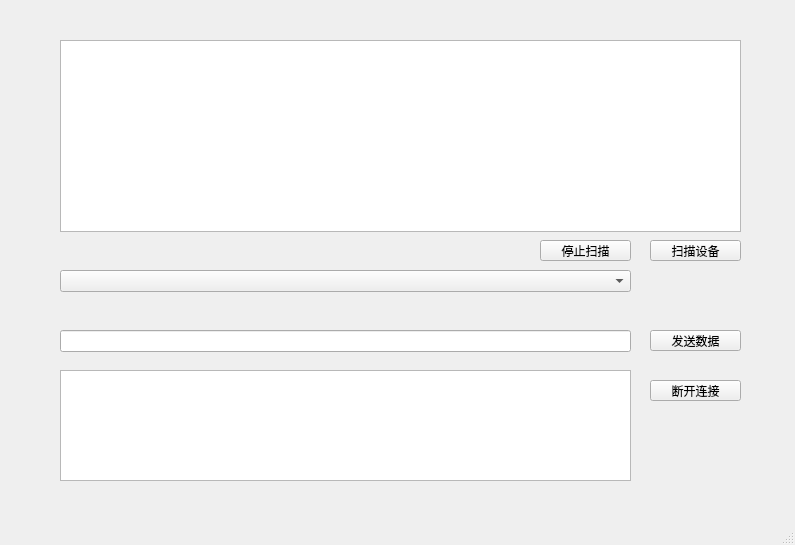
<?xml version="1.0" encoding="UTF-8"?>
<ui version="4.0">
 <class>MainWindow</class>
 <widget class="QMainWindow" name="MainWindow">
  <property name="geometry">
   <rect>
    <x>0</x>
    <y>0</y>
    <width>795</width>
    <height>545</height>
   </rect>
  </property>
  <property name="windowTitle">
   <string>MainWindow</string>
  </property>
  <widget class="QWidget" name="centralwidget">
   <widget class="QWidget" name="widget" native="true">
    <property name="geometry">
     <rect>
      <x>40</x>
      <y>20</y>
      <width>761</width>
      <height>491</height>
     </rect>
    </property>
    <property name="styleSheet">
     <string notr="true"/>
    </property>
    <widget class="QListView" name="deviceListView">
     <property name="geometry">
      <rect>
       <x>20</x>
       <y>20</y>
       <width>681</width>
       <height>192</height>
      </rect>
     </property>
    </widget>
    <widget class="QPushButton" name="startDiscoveryButton">
     <property name="geometry">
      <rect>
       <x>610</x>
       <y>220</y>
       <width>91</width>
       <height>21</height>
      </rect>
     </property>
     <property name="text">
      <string>扫描设备</string>
     </property>
    </widget>
    <widget class="QComboBox" name="serviceComboBox">
     <property name="geometry">
      <rect>
       <x>20</x>
       <y>250</y>
       <width>571</width>
       <height>22</height>
      </rect>
     </property>
    </widget>
    <widget class="QLineEdit" name="sendDataLineEdit">
     <property name="geometry">
      <rect>
       <x>20</x>
       <y>310</y>
       <width>571</width>
       <height>22</height>
      </rect>
     </property>
    </widget>
    <widget class="QPushButton" name="sendDataButton">
     <property name="geometry">
      <rect>
       <x>610</x>
       <y>310</y>
       <width>91</width>
       <height>21</height>
      </rect>
     </property>
     <property name="text">
      <string>发送数据</string>
     </property>
    </widget>
    <widget class="QTextEdit" name="receivedDataTextEdit">
     <property name="geometry">
      <rect>
       <x>20</x>
       <y>350</y>
       <width>571</width>
       <height>111</height>
      </rect>
     </property>
    </widget>
    <widget class="QPushButton" name="stopDiscoveryButton">
     <property name="geometry">
      <rect>
       <x>500</x>
       <y>220</y>
       <width>91</width>
       <height>21</height>
      </rect>
     </property>
     <property name="text">
      <string>停止扫描</string>
     </property>
    </widget>
    <widget class="QPushButton" name="disconnectButton">
     <property name="geometry">
      <rect>
       <x>610</x>
       <y>360</y>
       <width>91</width>
       <height>21</height>
      </rect>
     </property>
     <property name="text">
      <string>断开连接</string>
     </property>
    </widget>
   </widget>
  </widget>
  <widget class="QMenuBar" name="menubar">
   <property name="geometry">
    <rect>
     <x>0</x>
     <y>0</y>
     <width>795</width>
     <height>17</height>
    </rect>
   </property>
  </widget>
  <widget class="QStatusBar" name="statusbar"/>
 </widget>
 <resources/>
 <connections/>
</ui>
